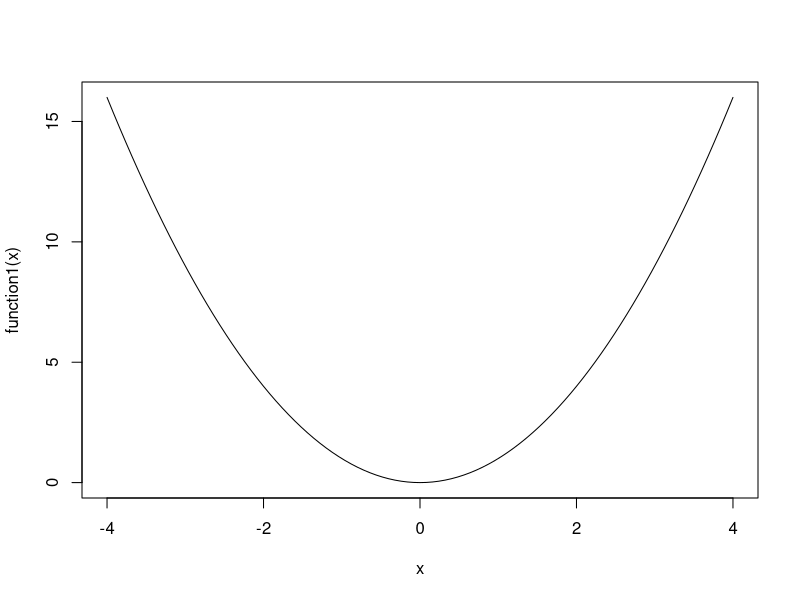

R code for this plot:
## ---- chunk 1
knitr::opts_chunk$set(echo = TRUE, results=TRUE)
## ---- chunk 2
f<-function(x) x^2
formals(f)
body(f)
environment(f)
## ---- chunk 3
pvalues<-c(.867,0.0054,0.0018,0.1572,0.0183,0.5386) 
results<-ifelse(pvalues<0.05,"Significant"," Not significant") 
results
x<-runif(1,0,10)
if(x>3){
y<-10 }else {
y<-0
}
## ---- chunk 4
y<-if (x>3){ 10
}else { 0
}
## ---- chunk 5
for(i in 1:10){
print(i) }
x<-c("a","b","c","d")
x[3]
for(i in 1:5){
print(x[i]) }
for(i in 1:5)print(1:i)
for(i in 5:1)print(1:i)
## ---- chunk 6
count<-1
while (count<10){
print(count)
count<-count+1
}
z<-5
set.seed(1)
while(z>= 3 && z<=10){
    coin<-rbinom(1,1,0.5) 
    if (coin==1){
        z=z+1
    } else 
          {z<-z-1 }
}
print(z)
## ---- chunk 7
for (i in 1:100){ print(1:i)
if (i>20){
break
} }
## ---- chunk 8
f<-function(x,y){ result<-x+(2*y)+3
return(result) }
f(2,3)
## ---- chunk 9
a<-4 
sqrt(4)
b<- c(1,243,5.754,2.987)
round(b)
c<-matrix(runif(12),nrow=3) 
c
log(c)
mean(c)
## ---- chunk 10
fix_missing<-function(x){ x[x==-99]<-NA
x }
function1<-function(x){
x^2 }
curve(function1,-4,4)
## ---- chunk 11
str(Titanic)
knitr::kable(Titanic)
apply(Titanic,c(1,2),sum )
options(digits = 2) 
apply(Titanic,c(1,2),sum)[3:4,]
apply(Titanic,c(1,4),sum)[3:4,]
apply(Titanic,c(1,2,4),sum)
apply(Titanic,c(1,2,4),sum)[3:4,,]
ftable(apply(Titanic,c(1,4,2),sum)[3:4,,])
ftable(apply(Titanic,c(1,4,2),sum)[3:4,,])[1:2,]

ftable(apply(Titanic,c(1,4,2),sum)[3:4,,])[3:4,]
digit=2
prop.table(ftable(apply(Titanic,c(1,4,2),sum)[3:4,,])[1:2,], margin = 2)
prop.table(ftable(apply(Titanic,c(1,4,2),sum)[3:4,,])[3:4,], margin = 2)
matrix(prop.table(ftable(apply(Titanic,c(1,4,2),sum)[3:4,,])[1:2,], margin = 2),nrow = 2, dimnames = list(dimnames(Titanic)$Survived,dimnames (Titanic)$Sex))
matrix(prop.table(ftable(apply(Titanic,c(1,4,2),sum)[3:4,,])[3:4,], margin = 2),nrow = 2, dimnames = list(dimnames(Titanic)$Survived,dimnames (Titanic)$Sex))
### Create dataset
Student<-c("John ncuti", "Angela bakame", "Bruce wizeye","Alexis aganze ", "claude Rukundo", "Joel Kagabo", "Mary ineza")
Math<-c(600,412,358,495,512,410,522)
Science<-c(95,99,80,82,75,89,77)
English<-c(25,22,18,20,29,30,27) 
roster<-data.frame(Student,Math,Science,English,stringsAsFactors = FALSE)
### standardize variables and obtains the performance scores because th ey are reported on different scale( With widely differing means and sta ndard deviations, we need to make them comparable before we combine the m.)
z<-scale(roster[,2:4])
### performance of each students using rowmeans and adding them to ros ter using cbind()
score<-apply(z,1,mean)
roster<-cbind(roster,score)
### Grades the students: quantile function gives the percentile rank o f each student's performance score check the cutoff of A y<-quantile(score,c(.8,.6,.4,.2))
## create a grade variable us
roster$grade[score>=y[1]]<-"A"
roster$grade[score<y[1]&score>=y[2]]<-"B"
roster$grade[score<y[2]& score>=y[3]]<-"C" 
roster$grade[score<y[3]& score>=y[4]]<-"D" 
roster$grade[score<y[4]]<-"F"
#### Dealing with names
name<-strsplit((roster$Student),"") 
lastname<-sapply (name,"[",2) 
firstname<-sapply(name,"[",1) 
roster<-cbind(firstname, lastname,roster[,-1])
roster<-roster[order(lastname,firstname),] 
roster
## ---- chunk 12
cars<-mtcars[1:5, 1:4]
cars
t(cars)
## ---- chunk 13
options(digits=3)
attach(mtcars)
aggdata<-aggregate(mtcars,by=list(cyl,gear),FUN=mean,na.rm=TRUE)
## ---- chunk 14
options(digits=3)
attach(mtcars)
aggdata<-aggregate(mtcars,by=list(cyl,gear),FUN=mean,na.rm=TRUE)
## ---- chunk 15
id<-c(1,1,2,2)
time<-c(1,2,1,2)
x1<-c(5,3,6,2)
x2<-c(6,5,1,4) 
mydata<-data.frame(id,time,x1,x2)
